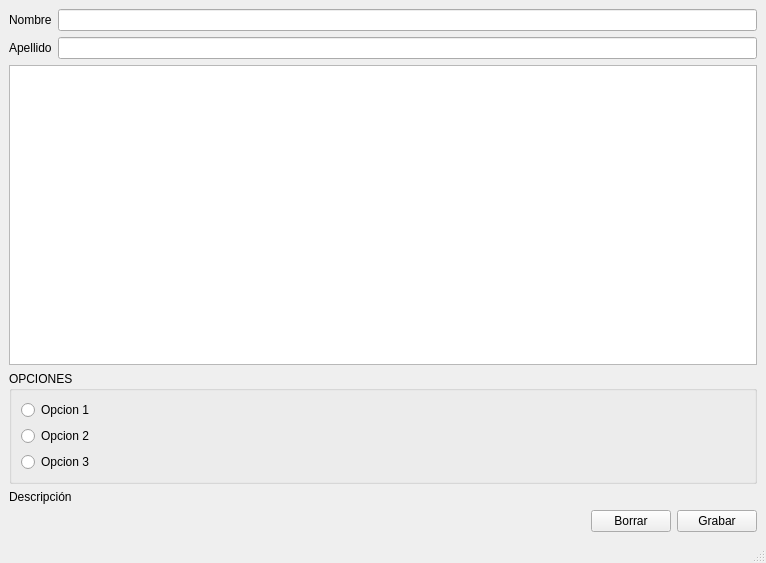
<?xml version="1.0" encoding="UTF-8"?>
<ui version="4.0">
 <class>MainWindow</class>
 <widget class="QMainWindow" name="MainWindow">
  <property name="geometry">
   <rect>
    <x>0</x>
    <y>0</y>
    <width>766</width>
    <height>563</height>
   </rect>
  </property>
  <property name="windowTitle">
   <string>MainWindow</string>
  </property>
  <widget class="QWidget" name="centralwidget">
   <layout class="QVBoxLayout" name="verticalLayout_2">
    <item>
     <layout class="QHBoxLayout" name="horizontalLayout">
      <item>
       <widget class="QLabel" name="label">
        <property name="text">
         <string>Nombre</string>
        </property>
       </widget>
      </item>
      <item>
       <widget class="QLineEdit" name="lineEdit"/>
      </item>
     </layout>
    </item>
    <item>
     <layout class="QHBoxLayout" name="horizontalLayout_2">
      <item>
       <widget class="QLabel" name="label_2">
        <property name="text">
         <string>Apellido</string>
        </property>
       </widget>
      </item>
      <item>
       <widget class="QLineEdit" name="lineEdit_2"/>
      </item>
     </layout>
    </item>
    <item>
     <widget class="QTextEdit" name="textEdit"/>
    </item>
    <item>
     <widget class="QGroupBox" name="groupBox">
      <property name="title">
       <string>OPCIONES</string>
      </property>
      <layout class="QVBoxLayout" name="verticalLayout">
       <item>
        <widget class="QRadioButton" name="radioButton">
         <property name="text">
          <string>Opcion 1</string>
         </property>
        </widget>
       </item>
       <item>
        <widget class="QRadioButton" name="radioButton_2">
         <property name="text">
          <string>Opcion 2</string>
         </property>
        </widget>
       </item>
       <item>
        <widget class="QRadioButton" name="radioButton_3">
         <property name="text">
          <string>Opcion 3</string>
         </property>
        </widget>
       </item>
      </layout>
     </widget>
    </item>
    <item>
     <layout class="QHBoxLayout" name="horizontalLayout_4">
      <item>
       <widget class="QLabel" name="label_3">
        <property name="text">
         <string>Descripción</string>
        </property>
       </widget>
      </item>
     </layout>
    </item>
    <item>
     <layout class="QHBoxLayout" name="horizontalLayout_3">
      <item>
       <spacer name="horizontalSpacer">
        <property name="orientation">
         <enum>Qt::Orientation::Horizontal</enum>
        </property>
        <property name="sizeHint" stdset="0">
         <size>
          <width>40</width>
          <height>20</height>
         </size>
        </property>
       </spacer>
      </item>
      <item>
       <widget class="QPushButton" name="pushButton_2">
        <property name="text">
         <string>Borrar</string>
        </property>
       </widget>
      </item>
      <item>
       <widget class="QPushButton" name="pushButton">
        <property name="text">
         <string>Grabar</string>
        </property>
       </widget>
      </item>
     </layout>
    </item>
   </layout>
  </widget>
  <widget class="QMenuBar" name="menubar">
   <property name="geometry">
    <rect>
     <x>0</x>
     <y>0</y>
     <width>766</width>
     <height>33</height>
    </rect>
   </property>
  </widget>
  <widget class="QStatusBar" name="statusbar"/>
 </widget>
 <resources/>
 <connections/>
</ui>
